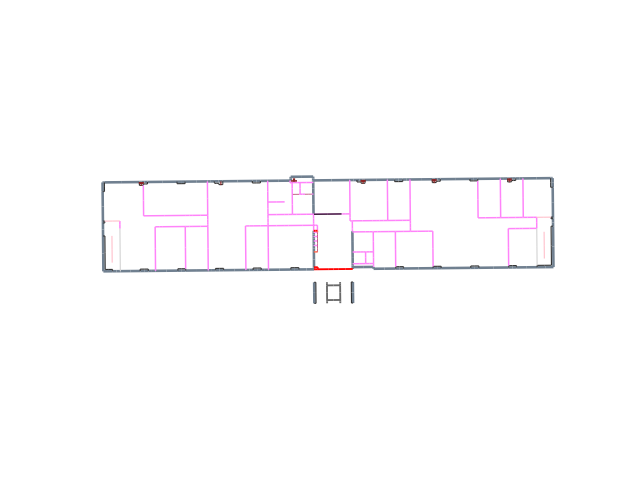

Here is the Python script that generated this plot:
import matplotlib.pyplot as plt
from pylayers.gis.layout import *
L = Layout()
L.load('Lstruc.str')
L.loadfur('Furw1.ini')
ax = L.showGs()
plt.show()
